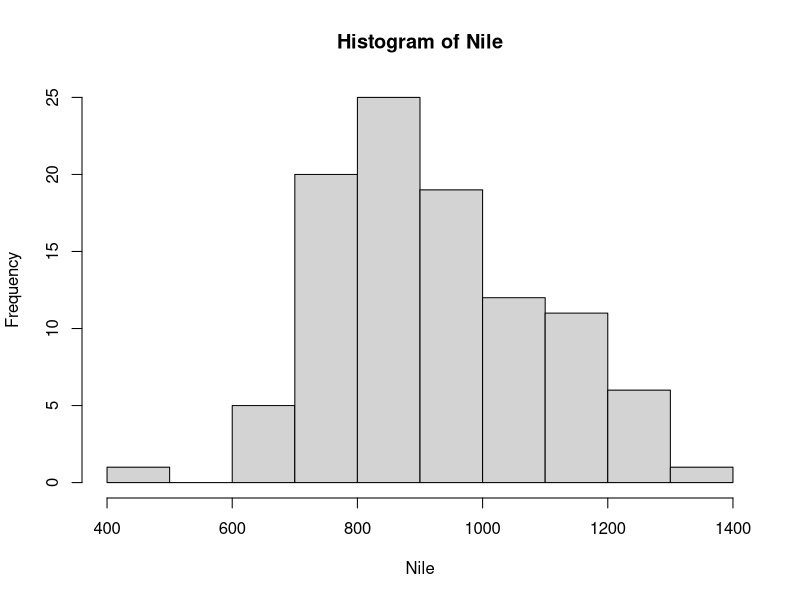
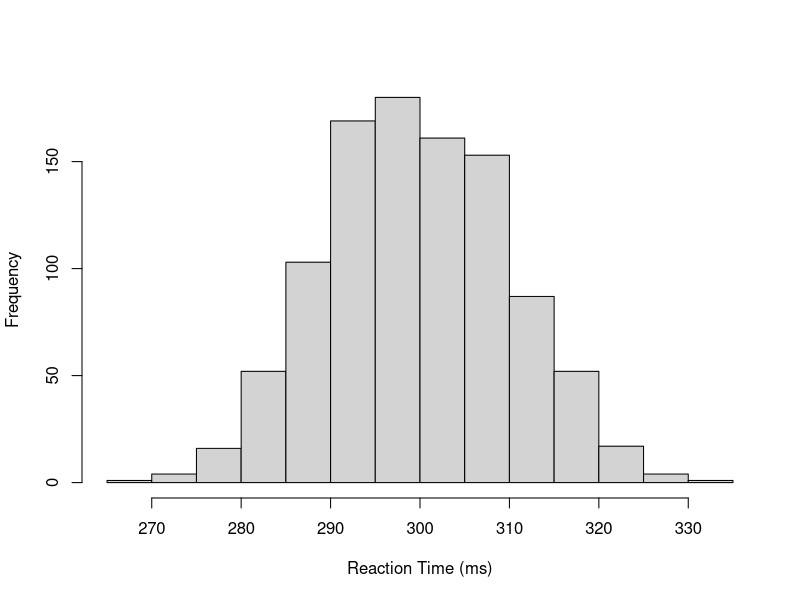
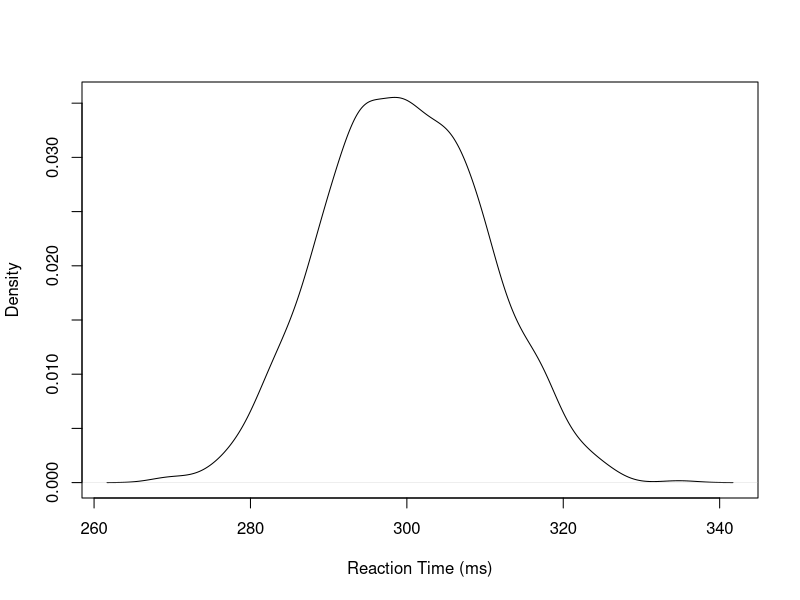
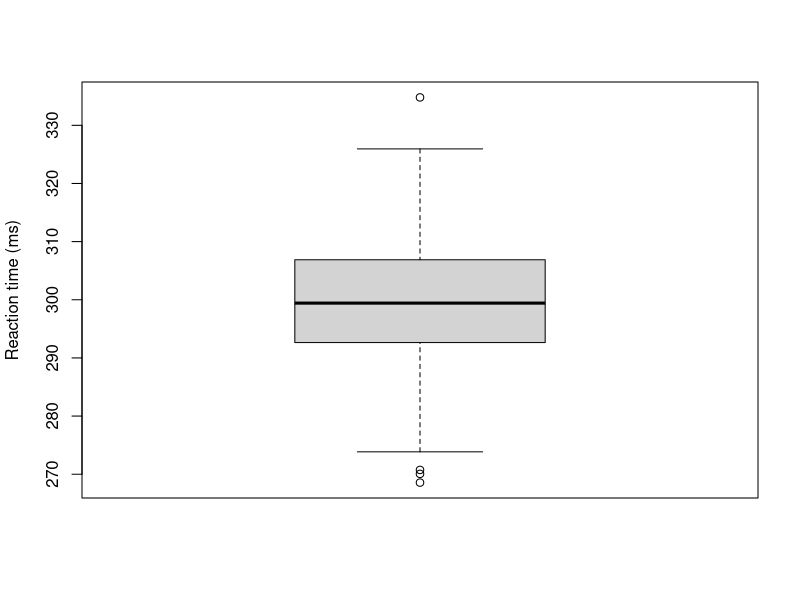
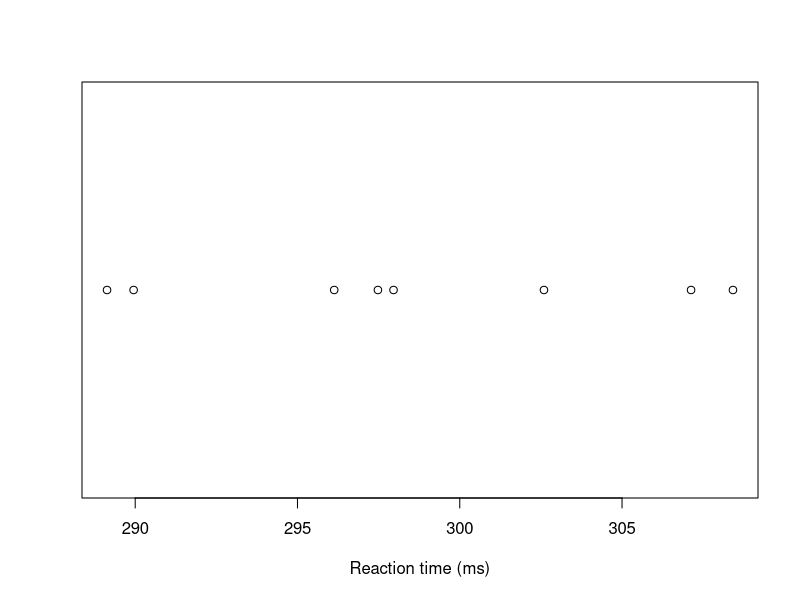
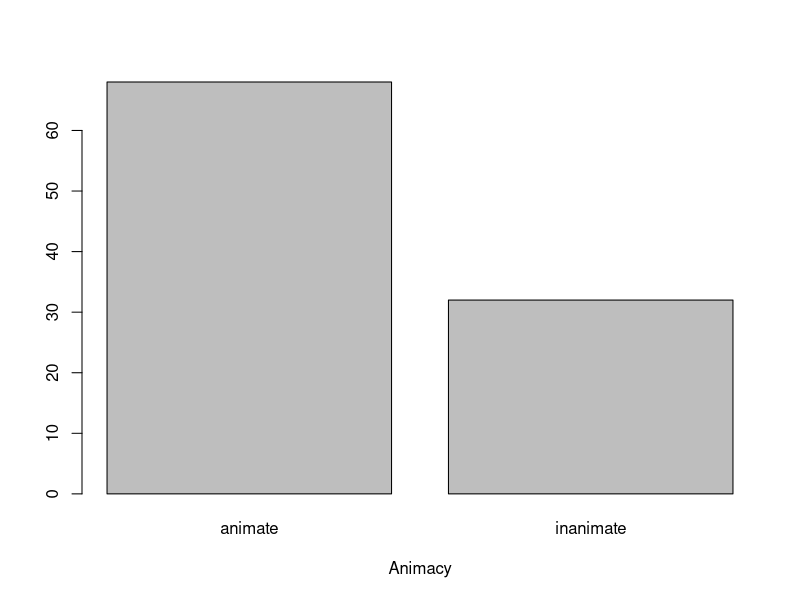
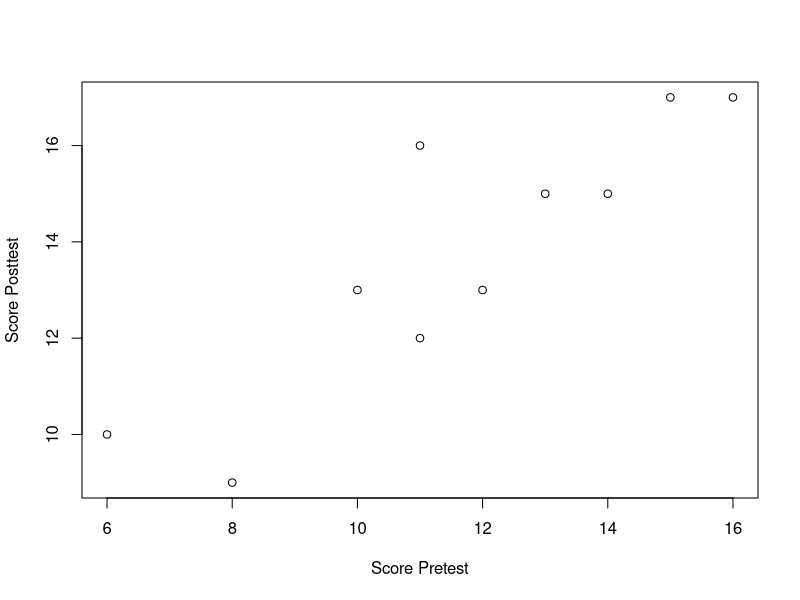
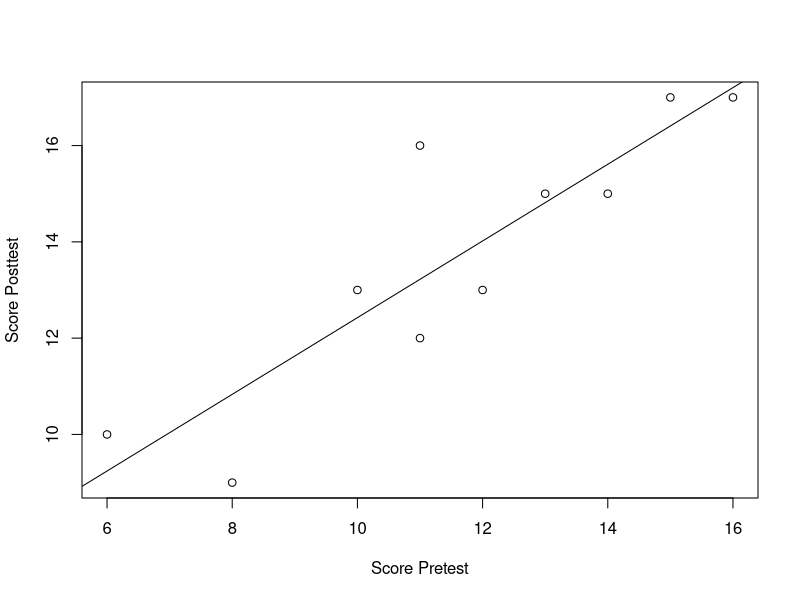

Reproduce these figures in R, in order.
## ---- chunk 1
4-1          # addition
4/2          # division
5^2          # five to the power of two
sqrt(4)      # sqrt = square root 
(34-4)+(5+4) # use brackets  
pi           # 3.1415...
log(x = 25, base = 5)    # logarithm of 25 to the base 5
exp(x = 2)   # e^2 = 2.7182^2
## ---- chunk 2
round(x = 25/6,    # <1>
      digits = 2)  # <2>
## ---- chunk 3
round(x = 25/6)
## ---- chunk 4
round(25/6, 2)
## ---- chunk 5
ceiling(5.67) 
floor(5.67)
## ---- chunk 6
citation("bayesplot")
## ---- chunk 7
citation()
## ---- chunk 8
x <- 10 # <1> 
## ---- chunk 9
x
## ---- chunk 10
print(x)
## ---- chunk 11
assign("y", 10.3) # <1> 
y                 # <2> 
## ---- chunk 12
x+9
## ---- chunk 13
square <- function(x){x^2}
## ---- chunk 14
square(x = 5)
## ---- chunk 15
square(x = c(1,2,3,4,5))
## ---- chunk 16
mydata <- c(4,6,8,2,7)
mydata
## ---- chunk 17
length(mydata)
## ---- chunk 18
mydata+3
## ---- chunk 19
myfriends <- c("Beatrijs", "Fatemeh", "Leo", "Astrid", "Lize")
## ---- chunk 20
str(myfriends)
## ---- chunk 21
length(myfriends)
## ---- chunk 22
WordsPerSentence<-c(12,3,34,23,23,34,12,23,12,
                    23,34,23,12,23,34,23,26,27) 
## ---- chunk 23
max(WordsPerSentence)                # maximum
min(WordsPerSentence)                # minimum   
sum(WordsPerSentence)                # sum
mean(WordsPerSentence)               # mean
median(WordsPerSentence)             # median
range(WordsPerSentence)              # range (max - min)
var(WordsPerSentence)                # variance   
sortedorder<-sort(WordsPerSentence)  # sorted vector
order(WordsPerSentence)              # orde  
fivenum(WordsPerSentence)            # five number summary
summary(WordsPerSentence)            # five number summary
## ---- chunk 24
ls()
## ---- chunk 25
rm("y") # to remove y, an object that we created earlier 
## ---- chunk 26
rm(list=ls())
## ---- chunk 27
EduLevel <-c("high", 
              "high", 
              "ba", 
              "high", 
              "ba", 
              "ma", 
              "ma", 
              "ma", 
              "high", 
              "ma") 
## ---- chunk 28
str(EduLevel)
## ---- chunk 29
EduLevel <- as.factor(EduLevel)
str(EduLevel)
## ---- chunk 30
table(EduLevel) 
## ---- chunk 31
prop.table(table(EduLevel))
## ---- chunk 32
table(EduLevel) |> prop.table()
## ---- chunk 33
RT <- c(345, 367, 440, 438, NA, 500, 270)
is.na(RT)
## ---- chunk 34
which(is.na(RT)) # again a nested function
## ---- chunk 35
length(which(is.na(RT)))
## ---- chunk 36
5 > 3
## ---- chunk 37
x <- 5 # create an object x and assign this x the number five  
y <- 16 # create an object y and assign this y the number sixteen  
x < y  # is x smaller than x? 
## ---- chunk 38
x <= 5    # smaller than or equal to  
y >= 20   # larger than or equal to
y == 16   # equal to
x != 5    # different from
## ---- chunk 39
score <- c(18, 12, 17)
score[3]
## ---- chunk 40
alfabet <- letters
alfabet
## ---- chunk 41
alfabet[3:5]                
alfabet[c(8,5,12,12,15)]     
alfabet[-1]                 
alfabet[-c(1,3)]            
## ---- chunk 42
score<-c(65,45,78,56,89, # <1>        
        34,12,34,33,78)  # <1>  
sample(x = score,        # <2>          
       size = 5,         # <3> 
       replace=FALSE)    # <4>
## ---- chunk 43
coin<-c("head","tail") 
sample(x = coin, 
       size = 20, 
       replace=TRUE)
## ---- chunk 44
data<-c(0,1) 
sample(x = data, 
       size = 20, 
       prob = c(0.30, 0.70), 
       replace=TRUE)
## ---- chunk 45
rnorm(n = 20,           # <1>
      mean = 4.5,       # <2>
      sd = 2)           # <3>
## ---- chunk 46
#| fig-cap: "A histogram of the Nile dataset."
#| label: fig-H1-histnile
#| fig-width: 4.5
#| fig-height: 4
hist(Nile)
## ---- chunk 47
#| fig-cap: "A histogram of Reaction Time"
#| label: fig-H1-hist
#| fig-width: 4.5
#| fig-height: 4
ReactionTime <- rnorm(n = 1000, mean = 300, sd = 10)  # <1>
hist(ReactionTime,                                    # <2>
     main = "",                                       # <3>
     ylab = "Frequency",                              # <4>
     xlab = "Reaction Time (ms)")                     # <4>
## ---- chunk 48
#| fig-cap: "A density curve for Reaction Time."
#| label: fig-H1-dens
#| fig-width: 4.5
#| fig-height: 4
densRT <- density(ReactionTime)          # <1>
plot(densRT,                             # <2>
     main = "",                          
     ylab = "Density",             
     xlab = "Reaction Time (ms)")                      
## ---- chunk 49
#| fig-cap: "A boxplot of Reaction Time."
#| label: fig-H1-box
#| fig-width: 3.5
#| fig-height: 3.5
boxplot(ReactionTime,                  
        ylab = "Reaction time (ms)")                
## ---- chunk 50
#| fig-cap: "A dot plot of Reacton Time."
#| label: fig-H1-strip
#| fig-width: 3.5
#| fig-height: 3.5
sampleRT <- sample(x = ReactionTime, size = 8)    # <1>
stripchart(sampleRT,                              # <2>
           xlab = "Reaction time (ms)",           # <3>
           pch = 1)                               # <4>
## ---- chunk 51
Animacy <- rep(x = c("animate", "inanimate"),     # <1>
               times = c(68, 32))                 # <2>
## ---- chunk 52
head(Animacy, n = 10)
## ---- chunk 53
tt <- table(Animacy)                      
## ---- chunk 54
#| fig-cap: "A barplot of the variable Animacy."
#| label: fig-H1-barplot
#| fig-width: 3.5
#| fig-height: 3.5
barplot(tt,                  # <1>  
        xlab = "Animacy")    # <2>
## ---- chunk 55
#| fig-cap: "A scatterplot of Pre- and Posttest scores."
#| label: fig-H1-scatter
#| fig-width: 3.5
#| fig-height: 3.2
Pretest <- c(13, 8, 11, 12, 16, 15, 11, 6, 10, 14)      # <1>
Posttest <- c(15, 9, 16, 13, 17, 17, 12, 10, 13, 15)    # <1>
plot(x = Pretest, y = Posttest,                         # <2>
     xlab = "Score Pretest",                            # <3>
     ylab = "Score Posttest")                           # <3>
## ---- chunk 56
#| fig-cap: "A scatterplot of Pre- and Posttest scores with a regression line."
#| label: fig-H1-scatterregr
#| fig-width: 3.5
#| fig-height: 3.2
plot(x = Pretest, y = Posttest,
      xlab = "Score Pretest", 
      ylab = "Score Posttest")
abline(lm(Posttest ~ Pretest)) 
